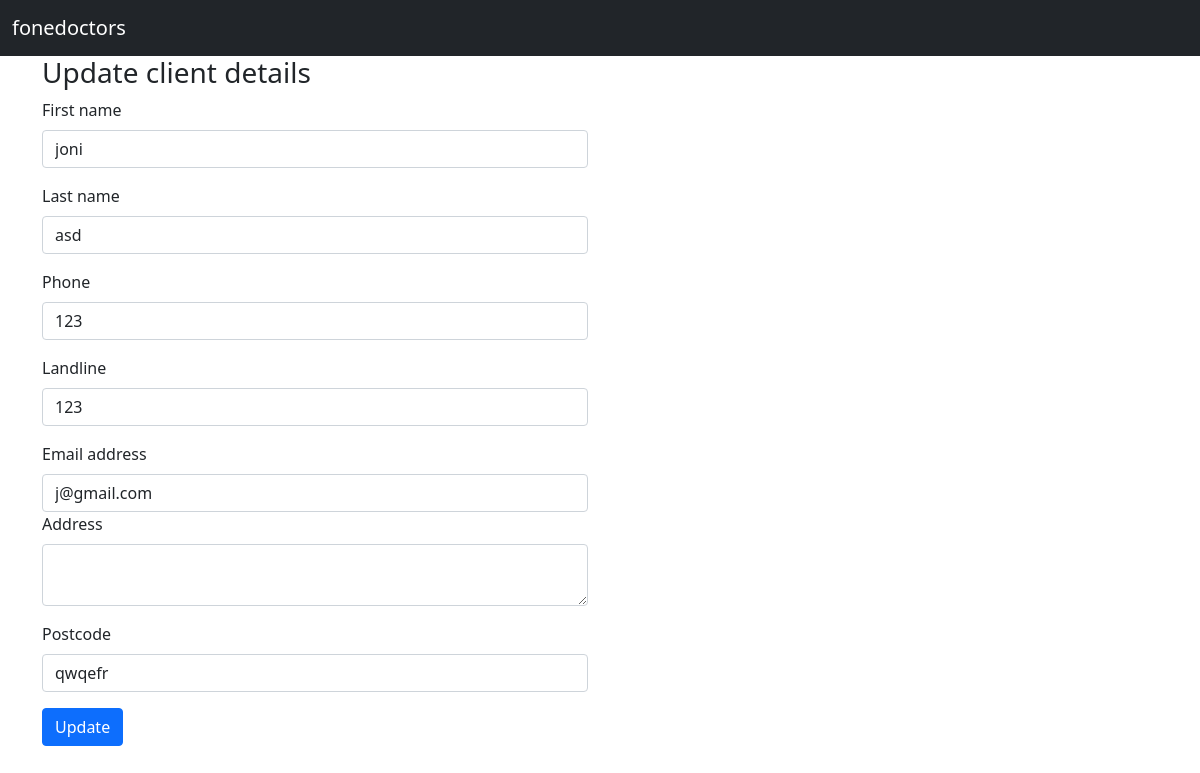
The app's page /update_client_details/13, older data.
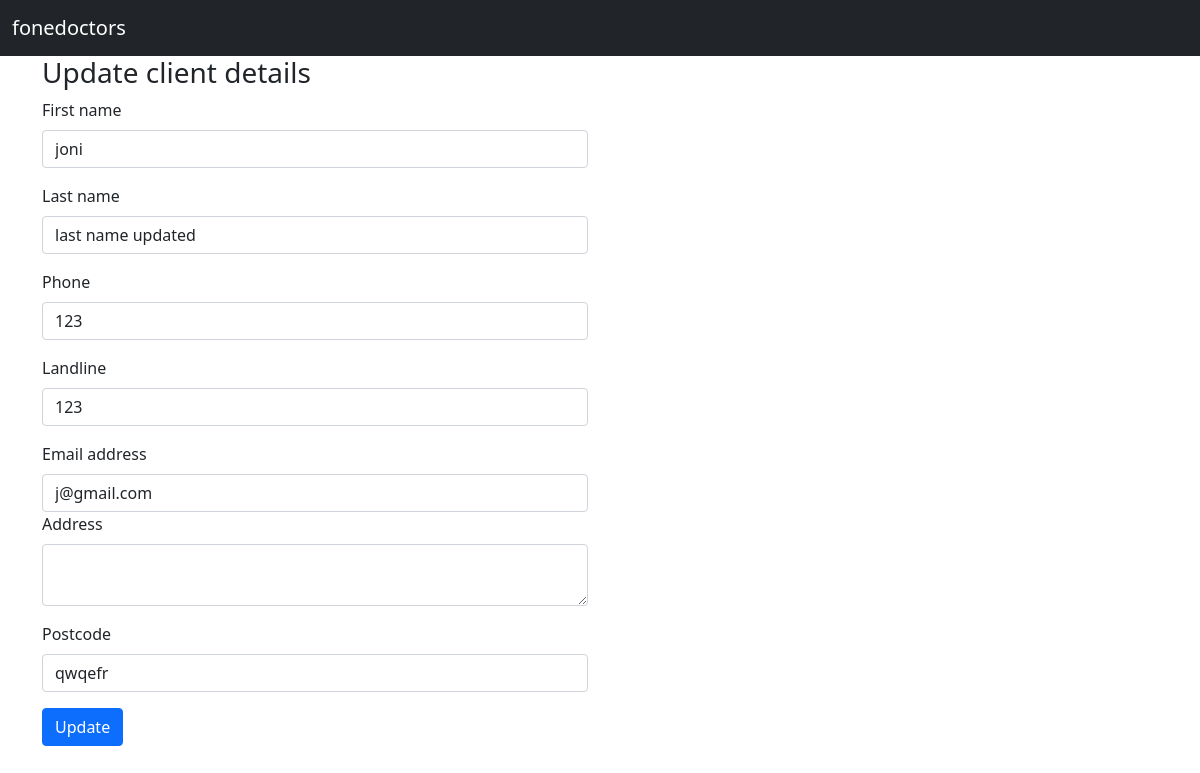
The same page, newer data.
### customer/models.py (models this page shows, shortened)
class Customer(models.Model):
    id = models.AutoField(primary_key=True)
    first_name = models.CharField(max_length=250)
    last_name = models.CharField(max_length=250)
    phone  = models.IntegerField()
    landline  = models.IntegerField()
    email = models.EmailField(max_length=250)
    address = models.CharField(max_length=250)
    postcode = models.CharField(max_length=250)
    created_date = models.DateTimeField(null=True, blank= True)#
    created_by = models.ForeignKey(User,on_delete=models.CASCADE, null=True, blank=True)

### customer/views.py (the view, shortened to what this page needs)
# urls.py: path('update_client_details/<str:id>', views.update_client_details, name='update_client_details'),
def update_client_details(request,id):
    customer_update = Customer.objects.get(id=id)
    context = {'customer_context':customer_update}# customer_update comes from line 56
    return render(request,'update_client_details.html',context)

### templates/update_client_details.html (shortened to what this page needs)
{% extends 'base.html' %}
{% block content %}
<div class="container">
  <div class="row">
    <div class="col">
      <h3>Update  client details </h3>
      <form method="POST" action="{% url 'update_client_details' customer_context.id %}">
        <div class="mb-3 ">
          <label for="exampleInputEmail1" class="form-label">First name</label>
          <input type="text"  value= "{{customer_context.first_name}}" name = "first_name" class="form-control" id="exampleInputEmail1"  >
        </div>
        <div class="mb-3">
          <label for="exampleInputEmail1" class="form-label">Last name</label>
          <input type="text" value= "{{customer_context.last_name}}" name = "last_name"class="form-control" id="exampleInputEmail1" aria-describedby="emailHelp">
        </div>
        <div class="mb-3">
          <label for="exampleInputEmail1" class="form-label">Phone</label>
          <input type="text" value= "{{customer_context.phone}}" name = "phone" class="form-control" id="exampleInputEmail1" aria-describedby="emailHelp">
        </div>
        <div class="mb-3">
          <label for="exampleInputEmail1" class="form-label">Landline</label>
          <input type="text"  value= "{{customer_context.landline}}" name = "landline" class="form-control" id="exampleInputEmail1" aria-describedby="emailHelp">
        </div>
        <div class="mb-3">
          <label for="exampleInputEmail1" class="form-label">Email address</label>
          <input type="email"  value= "{{customer_context.email}}" name = "email" class="form-control" id="exampleInputEmail1" aria-describedby="emailHelp">
          <div class="mb-3">
            <label for="exampleInputEmail1" class="form-label">Address</label>
            <textarea class="form-control" value= "{{customer_context.address}}" name = "address"id="exampleInputEmail1" aria-describedby="emailHelp"></textarea>
          </div>
          <div class="mb-3">
            <label for="exampleInputEmail1" class="form-label">Postcode</label>
            <input type="text" value= "{{customer_context.postcode}}" name = "postcode" class="form-control" id="exampleInputEmail1" aria-describedby="emailHelp">
          </div>
        </div>
        <button type="submit" class="btn btn-primary">Update</button>
      </form>
    </div>
    <div class="col">
    </div>
  </div>
{% endblock %}

Row changes from the older to the newer data that the page shows:
changed Customer "joni": last_name "asd" → "last name updated"
